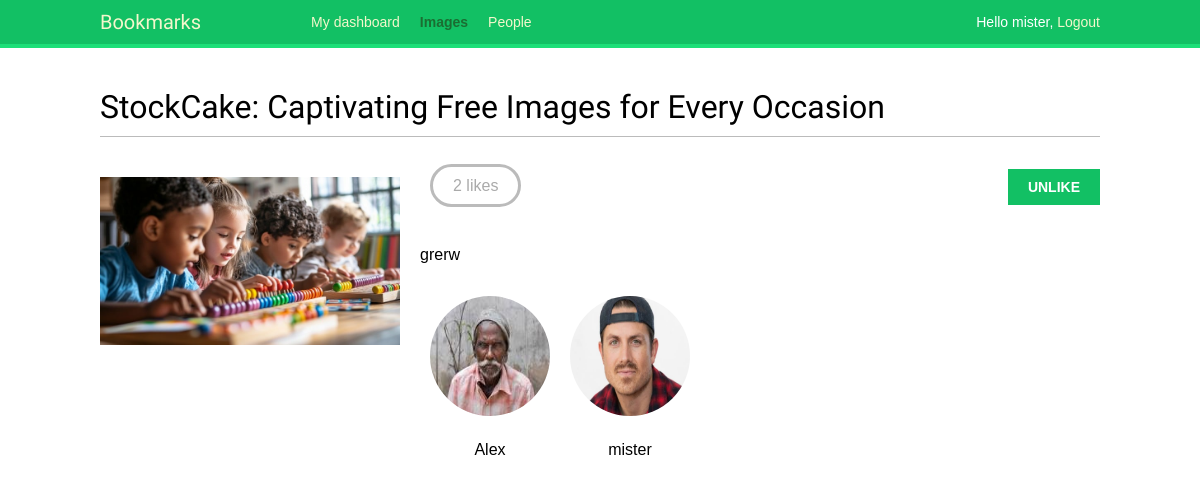
/images/detail/14/stockcake-captivating-free-images-for-every-occasion/ (signed in), run on the app's committed database.
### images/models.py (models this page shows, shortened)
class Image(m.Model):
    user = m.ForeignKey(
        settings.AUTH_USER_MODEL,
        related_name="images_created",
        on_delete=m.CASCADE
    )
    title = m.CharField(max_length=200)
    slug = m.SlugField(max_length=200)
    url = m.URLField(max_length=2000)
    image = m.ImageField(upload_to="images/%Y/%m/%d/")
    description = m.TextField(blank=True)
    created = m.DateField(auto_now_add=True)
    users_like = m.ManyToManyField(settings.AUTH_USER_MODEL,
                                   related_name='images_liked',
                                   blank=True)
    class Meta:
        indexes = [m.Index(fields=["-created"])]
        ordering = ["-created"]

### account/models.py (models this page shows, shortened)
class Profile(models.Model):
    user = models.OneToOneField(settings.AUTH_USER_MODEL, on_delete=models.CASCADE)
    date_of_birth = models.DateField(blank=True, null=True)
    photo = models.ImageField(upload_to="users/%Y/%m/%d/", blank=True)

### images/views.py (the view)
# urls.py: path('detail/<int:id>/<slug:slug>/', views.image_detail, name='detail'),
def image_detail(request, id, slug):
    image = get_object_or_404(Image, id=id, slug=slug)
    return render(request,
                  'images/image/detail.html',
                  {'section': 'images',
                   'image': image})

### images/templates/images/image/detail.html (shortened to what this page needs)
{% extends "base.html" %}
{% block content %}
  <h1>{{ image.title }}</h1>
  {% load thumbnail %}
  <a href="{{ image.image.url }}">
    <img src="{% thumbnail image.image 200x0 %}" class="image-detail" alt="image">
  </a>
  {% with total_likes=image.users_like.count users_like=image.users_like.all %}
    <div class="image-info">
      <div>
        <span class="count">
          <span class="total">{{ total_likes }}</span>
          like{{ total_likes|pluralize }}
        </span>
        <a href="#" data-id="{{ image.id }}" data-action="{% if request.user in users_like %}un{% endif %}like"
        class="like button">
          {% if request.user not in users_like %}
            Like
          {% else %}
            Unlike
          {% endif %}
        </a>
      </div>
      {{ image.description|linebreaks }}
    </div>
    <div class="image-likes">
      {% for user in users_like %}
        <div>
          {% if user.profile.photo %}
            <img src="{{ user.profile.photo.url }}" alt="user photo">
          {% endif %}
          <p>{{ user.first_name }}</p>
        </div>
      {% empty %}
        Nobody likes this image yet.
      {% endfor %}
    </div>
  {% endwith %}
{% endblock content %}

### account/templates/base.html (shortened to what this page needs)
{% load static %}
<!DOCTYPE html>
<html lang="en">
<head>
    <link rel="stylesheet" href="{% static 'css/base1.css' %}">
</head>
<body>
      <div id="header">
        <span class="logo">Bookmarks</span>
        {% if request.user.is_authenticated %}
          <ul class="menu">
            <li {% if section == "dashboard" %}class="selected"{% endif %}>
              <a href="{% url "dashboard" %}">My dashboard</a>
            </li>
            <li {% if section == "images" %}class="selected"{% endif %}>
              <a href="{% url 'images:list'%}">Images</a>
            </li>
            <li {% if section == "people" %}class="selected"{% endif %}>
              <a href="#">People</a>
            </li>
          </ul>
        {% endif %}
        <span class="user">
          {% if request.user.is_authenticated %}
            Hello {{ request.user.first_name|default:request.user.username }},
            <a href="{% url "logout" %}">Logout</a>
          {% else %}
            <a href="{% url "login" %}">Log-in</a>
          {% endif %}
        </span>
      </div>
    <div id="content">
        {% block content %}
        {% endblock %}
    </div>
</body>
</html>

### account/static/css/base1.css (style rules this page uses)
body { margin:0; padding:0; font-family:helvetica, sans-serif; }
p { line-height: 1.8; }
a { color:#12c064; text-decoration:none; }
h1, h2, h3, h4, h5 , h6 { font-family: 'Muli', sans-serif; font-weight:normal; }
h1 { border-bottom:1px solid #bbb; padding:0 0 10px 0; margin:10px 0 20px 0; }
#header { padding:10px 100px; font-size:14px; background:#12c064; color:#fff; border-bottom:4px solid #1cdf78; overflow:auto; }
#header .logo { font-family: 'Muli', sans-serif; float:left; color:#f3f7cc; font-size:20px; margin-right:10%; }
#header ul.menu { list-style:none; float:left; margin:0; padding:0; }
#header ul.menu li { float:left; padding:4px 10px; }
#header ul.menu li.selected a, #header ul.menu li.selected a:hover { color:#1b6d32; font-weight:bold; }
#header a { color:#f3f7cc; }
#header .user { float:right; padding-top:4px; }
#content { padding:30px 100px; }
input[type=submit], a.button { font-weight:bold; background:#12c064; color:#fff; padding:10px 20px; font-size:14px; text-transform:uppercase; }
.image-preview, .image-detail { max-width:300px; float:left; margin:0 20px 20px 0; }
.image-detail { margin-top:20px; }
.image-info div { padding:20px 0; overflow:auto; }
.count { color:#aaa; border:3px solid #bbb; border-radius:26px; padding:10px 20px; margin:20px 10px 0; }
a.like, a.follow { float:right; margin-top:-8px; }
.image-likes div { float:left; width:auto; padding:10px; text-align:center; }
.image-likes img { width:120px; height:120px; border-radius:50%; }

### data on the page
Image: title "StockCake: Captivating Free Images for Every Occasion", image (picture), description "grerw"

### other printed values
{{ request.user.first_name|default:request.user.username }} "mister"
{{ total_likes }} "2"
{{ user.first_name }} "Alex"
{{ user.first_name }} "mister"
